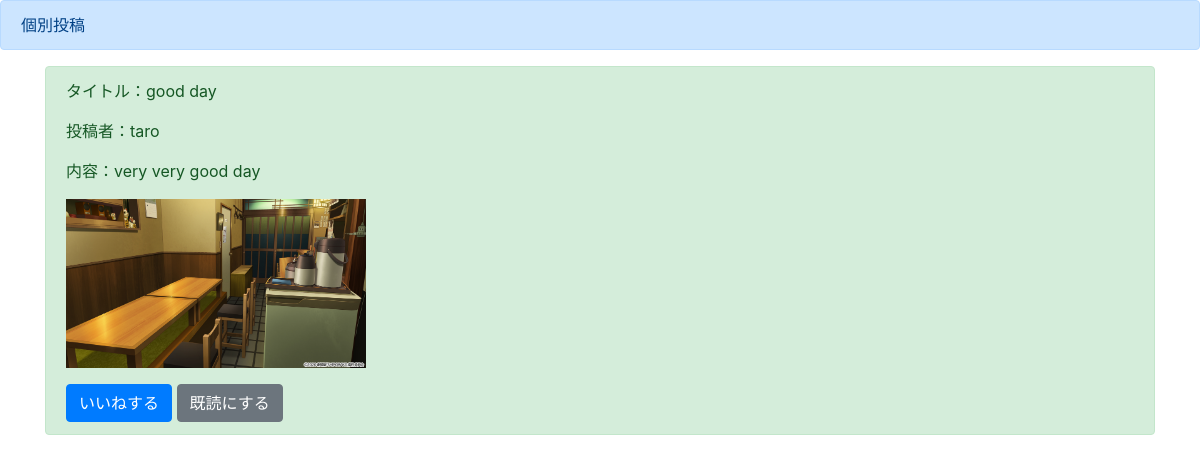
/detail/1, run on the app's committed database.
### boardapp/models.py (models this page shows)
class BoardModel(models.Model):
    title = models.CharField(max_length=100)
    content = models.TextField()
    author = models.CharField(max_length=200)
    images = models.ImageField(upload_to='')
    good = models.IntegerField(null=True, blank=True, default=0)
    read = models.IntegerField(null=True, blank=True, default=0)
    readtext = models.CharField(max_length=200, null=True, blank=True, default='-')

### boardapp/views.py (the view)
# urls.py: path('detail/<int:pk>', detailfunc, name = 'detail'),
def detailfunc(request, pk):
    object = BoardModel.objects.get(pk = pk)
    return render(request, 'detail.html', {'object' : object})

### templates/detail.html (shortened to what this page needs)
{% extends 'base.html' %}
{% block header %}
<div class="alert alert-primary" role="alert">
  個別投稿
</div>
{% endblock header %}
{% block content %}
<div class='container'>
    <div class="alert alert-success" role="alert">
        <p>タイトル：{{ object.title }}</p>
        <p>投稿者：{{ object.author }}</p>
        <p>内容：{{ object.content }}</p>
        <p><img src='{{ object.images.url}}' width=300></p>
        <a href="{% url 'good' object.pk %}" class="btn btn-primary" role="button" aria-pressed="true">いいねする</a>
        <a href="{% url 'read' object.pk %}" class="btn btn-secondary" role="button" aria-pressed="true">既読にする</a>
    </div>
</div>
{% endblock content %}

### data on the page
BoardModel: title "good day", author "taro", content "very very good day", images (picture)
